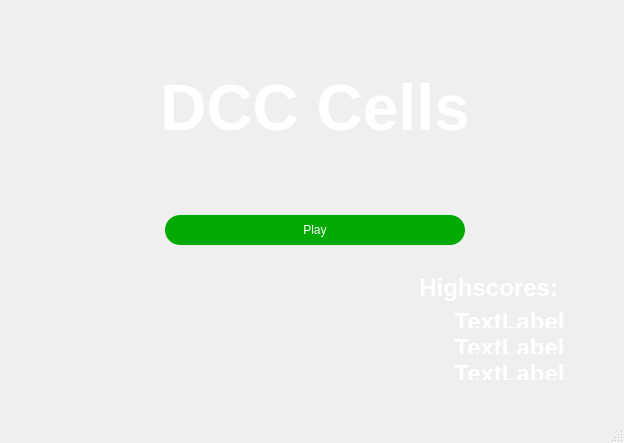
<?xml version="1.0" encoding="UTF-8"?>
<ui version="4.0">
 <class>MainWindow</class>
 <widget class="QMainWindow" name="MainWindow">
  <property name="geometry">
   <rect>
    <x>0</x>
    <y>0</y>
    <width>624</width>
    <height>443</height>
   </rect>
  </property>
  <property name="windowTitle">
   <string>MainWindow</string>
  </property>
  <widget class="QWidget" name="centralwidget">
   <property name="styleSheet">
    <string notr="true">
</string>
   </property>
   <layout class="QGridLayout" name="gridLayout">
    <item row="3" column="1" rowspan="2" colspan="2">
     <layout class="QVBoxLayout" name="verticalLayout">
      <property name="rightMargin">
       <number>0</number>
      </property>
      <item alignment="Qt::AlignHCenter">
       <widget class="QPushButton" name="push_button0">
        <property name="minimumSize">
         <size>
          <width>300</width>
          <height>30</height>
         </size>
        </property>
        <property name="maximumSize">
         <size>
          <width>400</width>
          <height>16777215</height>
         </size>
        </property>
        <property name="styleSheet">
         <string notr="true">QPushButton{
color: rgb(255, 255, 255);
background: rgb(0, 170, 0);
border-radius: 15px;



}</string>
        </property>
        <property name="text">
         <string>Play</string>
        </property>
       </widget>
      </item>
      <item>
       <spacer name="verticalSpacer_2">
        <property name="orientation">
         <enum>Qt::Vertical</enum>
        </property>
        <property name="sizeHint" stdset="0">
         <size>
          <width>20</width>
          <height>40</height>
         </size>
        </property>
       </spacer>
      </item>
      <item alignment="Qt::AlignRight">
       <widget class="QLabel" name="label_5">
        <property name="maximumSize">
         <size>
          <width>16777215</width>
          <height>30</height>
         </size>
        </property>
        <property name="styleSheet">
         <string notr="true">QLabel{

color: rgb(255, 255, 255)

}</string>
        </property>
        <property name="text">
         <string>&lt;html&gt;&lt;head/&gt;&lt;body&gt;&lt;p align=&quot;center&quot;&gt;&lt;span style=&quot; font-size:18pt; font-weight:600;&quot;&gt;Highscores:                                      &lt;/span&gt;&lt;/p&gt;&lt;/body&gt;&lt;/html&gt;</string>
        </property>
        <property name="alignment">
         <set>Qt::AlignCenter</set>
        </property>
       </widget>
      </item>
      <item alignment="Qt::AlignRight">
       <widget class="QLabel" name="high1">
        <property name="maximumSize">
         <size>
          <width>16777215</width>
          <height>20</height>
         </size>
        </property>
        <property name="styleSheet">
         <string notr="true">QLabel{

color: rgb(255, 255, 255)

}</string>
        </property>
        <property name="text">
         <string>&lt;html&gt;&lt;head/&gt;&lt;body&gt;&lt;p align=&quot;center&quot;&gt;&lt;span style=&quot; font-size:18pt; font-weight:600;&quot;&gt;TextLabel&lt;/span&gt;&lt;/p&gt;&lt;/body&gt;&lt;/html&gt;</string>
        </property>
        <property name="alignment">
         <set>Qt::AlignCenter</set>
        </property>
       </widget>
      </item>
      <item alignment="Qt::AlignRight">
       <widget class="QLabel" name="high2">
        <property name="maximumSize">
         <size>
          <width>16777215</width>
          <height>20</height>
         </size>
        </property>
        <property name="styleSheet">
         <string notr="true">QLabel{

color: rgb(255, 255, 255)

}</string>
        </property>
        <property name="text">
         <string>&lt;html&gt;&lt;head/&gt;&lt;body&gt;&lt;p align=&quot;center&quot;&gt;&lt;span style=&quot; font-size:18pt; font-weight:600;&quot;&gt;TextLabel&lt;/span&gt;&lt;/p&gt;&lt;/body&gt;&lt;/html&gt;</string>
        </property>
        <property name="alignment">
         <set>Qt::AlignCenter</set>
        </property>
       </widget>
      </item>
      <item alignment="Qt::AlignRight">
       <widget class="QLabel" name="high3">
        <property name="maximumSize">
         <size>
          <width>16777215</width>
          <height>20</height>
         </size>
        </property>
        <property name="styleSheet">
         <string notr="true">QLabel{

color: rgb(255, 255, 255)

}</string>
        </property>
        <property name="text">
         <string>&lt;html&gt;&lt;head/&gt;&lt;body&gt;&lt;p align=&quot;center&quot;&gt;&lt;span style=&quot; font-size:18pt; font-weight:600;&quot;&gt;TextLabel&lt;/span&gt;&lt;/p&gt;&lt;/body&gt;&lt;/html&gt;</string>
        </property>
        <property name="alignment">
         <set>Qt::AlignCenter</set>
        </property>
       </widget>
      </item>
     </layout>
    </item>
    <item row="1" column="3">
     <spacer name="horizontalSpacer_6">
      <property name="orientation">
       <enum>Qt::Horizontal</enum>
      </property>
      <property name="sizeHint" stdset="0">
       <size>
        <width>40</width>
        <height>20</height>
       </size>
      </property>
     </spacer>
    </item>
    <item row="0" column="3">
     <spacer name="horizontalSpacer_5">
      <property name="orientation">
       <enum>Qt::Horizontal</enum>
      </property>
      <property name="sizeHint" stdset="0">
       <size>
        <width>40</width>
        <height>20</height>
       </size>
      </property>
     </spacer>
    </item>
    <item row="0" column="1" rowspan="2" colspan="2" alignment="Qt::AlignHCenter">
     <widget class="QLabel" name="label">
      <property name="minimumSize">
       <size>
        <width>500</width>
        <height>200</height>
       </size>
      </property>
      <property name="styleSheet">
       <string notr="true">QLabel{

color: rgb(255, 255, 255)

}</string>
      </property>
      <property name="text">
       <string>&lt;html&gt;&lt;head/&gt;&lt;body&gt;&lt;p align=&quot;center&quot;&gt;&lt;span style=&quot; font-size:48pt; font-weight:600;&quot;&gt;DCC Cells&lt;/span&gt;&lt;/p&gt;&lt;/body&gt;&lt;/html&gt;</string>
      </property>
     </widget>
    </item>
    <item row="3" column="3">
     <spacer name="horizontalSpacer">
      <property name="orientation">
       <enum>Qt::Horizontal</enum>
      </property>
      <property name="sizeHint" stdset="0">
       <size>
        <width>40</width>
        <height>20</height>
       </size>
      </property>
     </spacer>
    </item>
    <item row="0" column="0">
     <spacer name="horizontalSpacer_3">
      <property name="orientation">
       <enum>Qt::Horizontal</enum>
      </property>
      <property name="sizeHint" stdset="0">
       <size>
        <width>40</width>
        <height>20</height>
       </size>
      </property>
     </spacer>
    </item>
    <item row="4" column="0">
     <widget class="QLabel" name="label_7">
      <property name="minimumSize">
       <size>
        <width>0</width>
        <height>50</height>
       </size>
      </property>
      <property name="text">
       <string/>
      </property>
     </widget>
    </item>
    <item row="1" column="0">
     <spacer name="horizontalSpacer_4">
      <property name="orientation">
       <enum>Qt::Horizontal</enum>
      </property>
      <property name="sizeHint" stdset="0">
       <size>
        <width>40</width>
        <height>20</height>
       </size>
      </property>
     </spacer>
    </item>
    <item row="3" column="0">
     <spacer name="horizontalSpacer_2">
      <property name="orientation">
       <enum>Qt::Horizontal</enum>
      </property>
      <property name="sizeHint" stdset="0">
       <size>
        <width>40</width>
        <height>20</height>
       </size>
      </property>
     </spacer>
    </item>
    <item row="5" column="1">
     <spacer name="verticalSpacer">
      <property name="orientation">
       <enum>Qt::Vertical</enum>
      </property>
      <property name="sizeHint" stdset="0">
       <size>
        <width>20</width>
        <height>40</height>
       </size>
      </property>
     </spacer>
    </item>
   </layout>
  </widget>
  <widget class="QMenuBar" name="menubar">
   <property name="geometry">
    <rect>
     <x>0</x>
     <y>0</y>
     <width>624</width>
     <height>21</height>
    </rect>
   </property>
  </widget>
  <widget class="QStatusBar" name="statusbar"/>
 </widget>
 <resources/>
 <connections/>
</ui>
